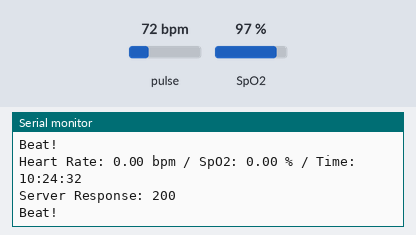
Recording of a sketch running on a simulated ESP8266 (NodeMCU). On the bench: the last lines printed to the serial monitor. The inputs (shaded band) are chosen by the test bench; at power-on: pulse 72 bpm, SpO2 97 %. WiFi joins after 1.5 s; servers stay silent unless stated; network time is answered at once with the bench clock; uploads are accepted with an empty reply; the local clock reads 2024-03-15 10:24:30 at power-on unless the sketch sets it.

Above: at 2.7 s.
2.8 s: pulse set to 42 bpm
At 4.06 s:
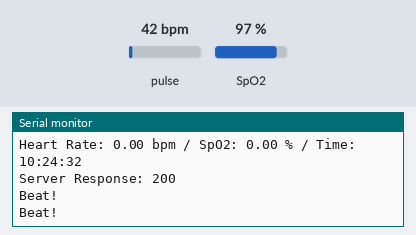
4.3 s: SpO2 set to 80 %
At 5.1 s:
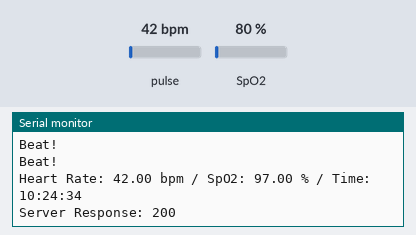
5.8 s: pulse set to 70 bpm
At 6.56 s:
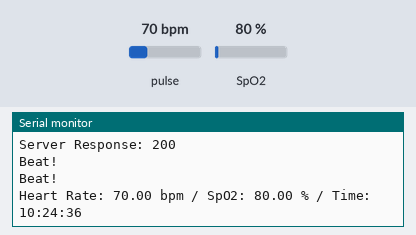
Timing chart, 0 to 8.8 s (numbered marks = the images above; inputs shaded):
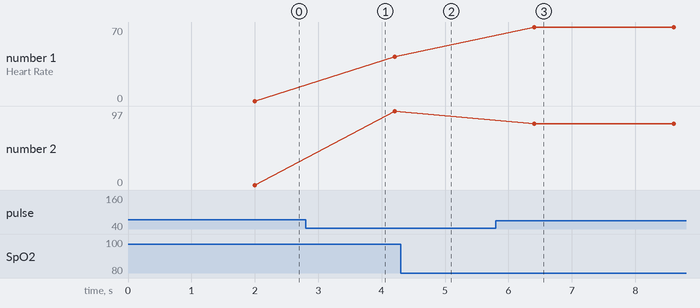

The sketch:

esp8266_code.ino
```cpp
#include <Wire.h>
#include <ESP8266WiFi.h>
#include <WiFiUdp.h>
#include <NTPClient.h>
#include <ESP8266HTTPClient.h>
#include "MAX30100_PulseOximeter.h"

#define REPORTING_PERIOD_MS 2000
#define NTP_SERVER "pool.ntp.org"
#define TIMEZONE_OFFSET 19800  // Offset in seconds (5 hrs 30 min for IST)

// Wi-Fi Credentials
const char* ssid = "hotspot_ssid";
const char* password = "hotspot_password";

// Flask Server URL
const char* serverURL = "http://<local_web_server_url>/add_log";

// NTP Client Setup
WiFiUDP ntpUDP;
NTPClient timeClient(ntpUDP, NTP_SERVER, TIMEZONE_OFFSET);

PulseOximeter pox;
uint32_t tsLastReport = 0;

void onBeatDetected() {
    Serial.println("Beat!");
}

void setup() {
    Serial.begin(115200);
    WiFi.begin(ssid, password);

    Serial.print("Connecting to WiFi...");
    while (WiFi.status() != WL_CONNECTED) {
        delay(500);
        Serial.print(".");
    }
    Serial.println("\nWiFi Connected!");

    timeClient.begin();
    timeClient.update();

    Serial.print("Initializing MAX30100...");
    if (!pox.begin()) {
        Serial.println("FAILED");
        for (;;);
    }
    Serial.println("SUCCESS");

    pox.setIRLedCurrent(MAX30100_LED_CURR_7_6MA);
    pox.setOnBeatDetectedCallback(onBeatDetected);
}

void loop() {
    pox.update();
    timeClient.update();  // Update time from NTP server

    if (millis() - tsLastReport > REPORTING_PERIOD_MS) {
        float heartRate = pox.getHeartRate();
        float spO2 = pox.getSpO2();
        String timestamp = timeClient.getFormattedTime();

        Serial.print("Heart Rate: ");
        Serial.print(heartRate);
        Serial.print(" bpm / SpO2: ");
        Serial.print(spO2);
        Serial.print(" % / Time: ");
        Serial.println(timestamp);

        sendDataToServer(heartRate, spO2, timestamp);

        tsLastReport = millis();
    }
}

void sendDataToServer(float hr, float spo2, String timestamp) {
    if (WiFi.status() == WL_CONNECTED) {
        HTTPClient http;
        WiFiClient client;

        http.begin(client, serverURL);
        http.addHeader("Content-Type", "application/json");

        String jsonPayload = "{\"heart_rate\": " + String(hr) +
                             ", \"spo2\": " + String(spo2) +
                             ", \"timestamp\": \"" + timestamp + "\"}";

        int httpResponseCode = http.POST(jsonPayload);

        Serial.print("Server Response: ");
        Serial.println(httpResponseCode);

        http.end();
    } else {
        Serial.println("WiFi not connected, cannot send data.");
    }
}
```

Measured:
- after the input at 5.8 s, the serial monitor: prints a new line after 0.61 s (image 3)
- plotted number 1: 0 → 42 after the input at 2.8 s, 42 → 70 after the input at 5.8 s
